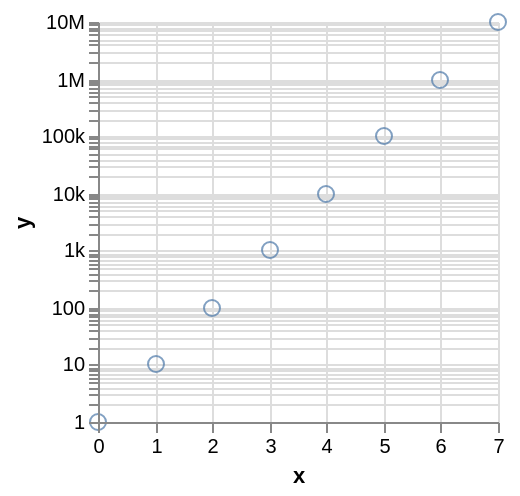

Source (Vega-Lite JSON):
### Vega specification from a JSON file in a GitHub repository (floating-point values rounded to 4 significant figures)
{"$schema": "http://vega.github.io/schema/vega/v3.0.json", "autosize": "pad", "padding": 5, "signals": [{"name": "width", "update": "data('layout')[0].width"}, {"name": "height", "update": "data('layout')[0].height"}, {"name": "unit", "value": {}, "on": [{"events": "mousemove", "update": "group()._id ? group() : unit"}]}], "data": [{"name": "source", "values": [{"x": 0, "y": 1}, {"x": 1, "y": 10}, {"x": 2, "y": 100}, {"x": 3, "y": 1000}, {"x": 4, "y": 10000}, {"x": 5, "y": 100000}, {"x": 6, "y": 1000000}, {"x": 7, "y": 10000000}], "format": {"type": "json", "parse": {"x": "number", "y": "number"}}, "transform": [{"type": "filter", "expr": "datum[\"x\"] !== null && !isNaN(datum[\"x\"]) && datum[\"y\"] !== null && !isNaN(datum[\"y\"])"}, {"type": "filter", "expr": "datum[\"y\"] > 0"}]}, {"name": "layout", "values": [{}], "transform": [{"type": "formula", "as": "width", "expr": "200"}, {"type": "formula", "as": "height", "expr": "200"}]}], "marks": [{"name": "main", "type": "group", "from": {"data": "layout"}, "encode": {"update": {"width": {"field": "width"}, "height": {"field": "height"}, "fill": {"value": "transparent"}}}, "marks": [{"name": "marks", "type": "symbol", "role": "point", "from": {"data": "source"}, "encode": {"update": {"x": {"scale": "x", "field": "x"}, "y": {"scale": "y", "field": "y"}, "stroke": {"value": "#4c78a8"}, "fill": {"value": "transparent"}, "opacity": {"value": 0.7}}}}], "scales": [{"name": "x", "type": "linear", "domain": {"data": "source", "field": "x"}, "range": [0, 200], "round": true, "nice": true, "zero": true}, {"name": "y", "type": "log", "domain": {"data": "source", "field": "y"}, "range": [200, 0], "round": true, "nice": true}], "axes": [{"scale": "x", "format": "s", "orient": "bottom", "tickCount": 5, "title": "x", "zindex": 1}, {"scale": "x", "domain": false, "format": "s", "grid": true, "labels": false, "orient": "bottom", "tickCount": 5, "ticks": false, "zindex": 0, "gridScale": "y"}, {"scale": "y", "format": "s", "orient": "left", "title": "y", "zindex": 1}, {"scale": "y", "domain": false, "format": "s", "grid": true, "labels": false, "orient": "left", "ticks": false, "zindex": 0, "gridScale": "x"}]}]}
